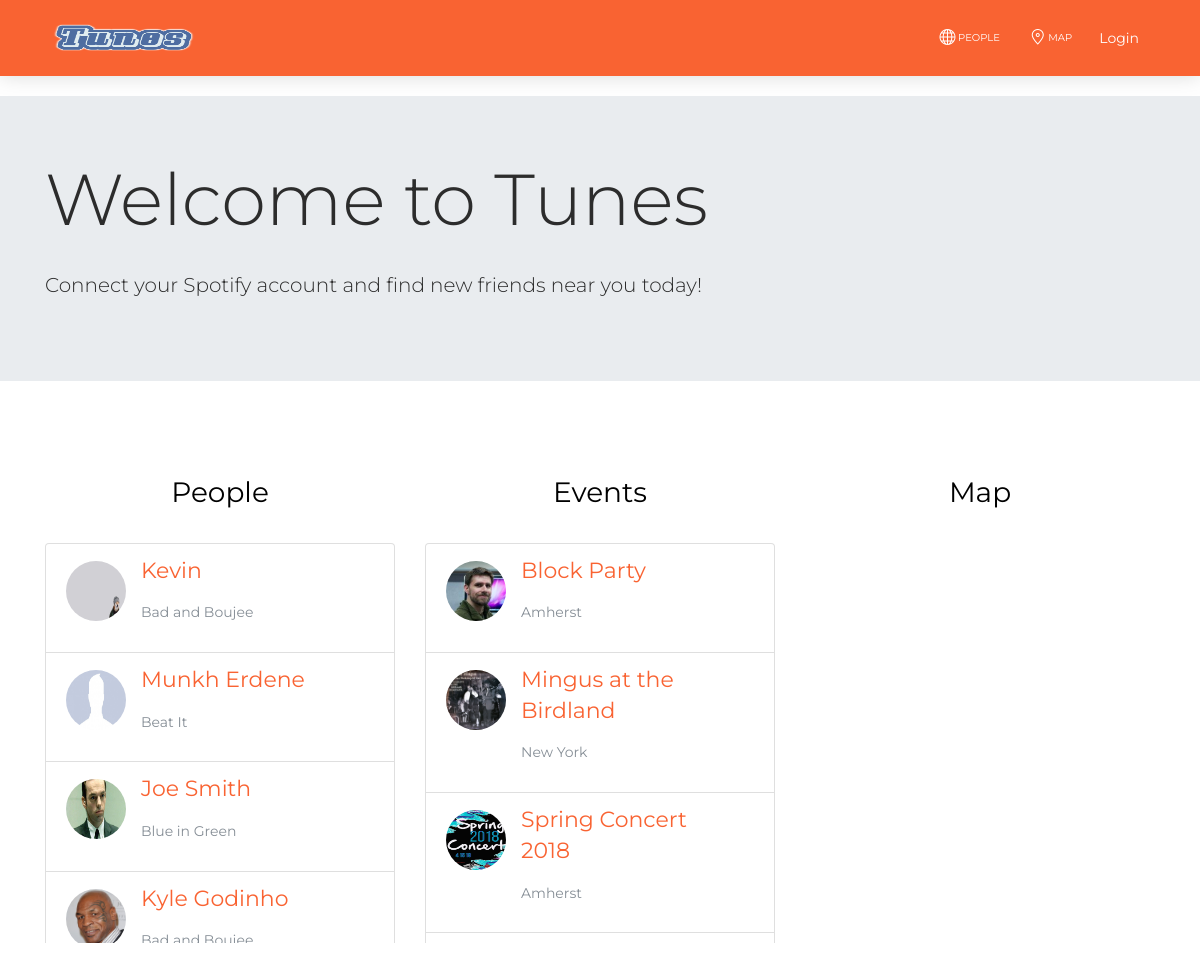
Screenshot of /Tunes/ with the database file from the repository.
### Tunes/models.py (models this page shows, shortened)
class Profile(models.Model):
	id = models.UUIDField(primary_key=True, default=uuid.uuid4, help_text="Unique ID for this user")
	user = models.OneToOneField(User, on_delete=models.CASCADE)
	name = models.CharField(max_length=100)
	bio = models.TextField()
	events_hosting = models.ManyToManyField('Event', related_name = "user_events_hosting", blank = True, null = True)
	events_attending = models.ManyToManyField('Event', related_name = "user_events_attending", blank = True, null = True)
	events_attended = models.ManyToManyField('Event', related_name = "user_events_attended",  blank = True, null = True)
	anthem = models.ForeignKey('Song', on_delete=models.SET_NULL, null = True, related_name = "user_anthem")
	location = models.ForeignKey('Location', on_delete=models.SET_NULL, null = True, related_name = "user_location")
	followers = models.ManyToManyField('Profile', related_name = "user_followers",  blank = True, null = True)
	following = models.ManyToManyField('Profile', related_name = "user_following",  blank = True, null = True)
	rotation = models.ManyToManyField('Album')
	favorite_songs = models.ManyToManyField('Song')
	favorite_genres = models.ManyToManyField('Genre')
	hobbies = models.CharField(max_length=200)
	email = models.EmailField(blank = True, null = True)
	current_song = models.ForeignKey('Song', blank = True, null = True, on_delete=models.SET_NULL, related_name = "user_current_song", help_text="Currently listened to song")
	profile_picture = models.ImageField(upload_to = 'images/users/', default = 'images/default.png', blank = True, null = True)
	playlists = models.ManyToManyField('Playlist', blank = True, null = True, related_name = "playlist_user")
	latitude = models.DecimalField(max_digits=9, decimal_places=6, blank = True, null = True)
	longitude = models.DecimalField(max_digits=9, decimal_places=6, blank = True, null = True)
	def get_absolute_url(self):
		return reverse('user-detail', args=[str(self.id)])

class Song(models.Model):
	name = models.CharField(max_length=100)
	artist = models.ManyToManyField('Artist', related_name="song_artist")
	album = models.ManyToManyField('Album', related_name="song_album")
	embed_code = models.CharField(max_length=250, blank = True, null = True)
	def __str__(self):
		return self.name

class Event(models.Model):
	id = models.UUIDField(primary_key=True, default=uuid.uuid4, help_text="Unique ID for this event")
	name = models.CharField(max_length=100)
	location = models.ForeignKey('Location', blank = True, null = True, on_delete=models.SET_NULL, related_name = "event_location")
	start_time = models.DateTimeField('Start Time', default=datetime.now, help_text="(yyyy-mm-dd hh:mm:ss)")
	end_time = models.DateTimeField('End Time', default=datetime.now, help_text="(yyyy-mm-dd hh:mm:ss)")
	description = models.TextField()
	image = models.ImageField(upload_to = 'images/events/', default = 'images/default.png', blank = True, null = True)
	host = models.ForeignKey('Profile', on_delete=models.CASCADE, related_name = "event_host")
	people = models.ManyToManyField('Profile', related_name = "people_attending")
	other_events = models.ManyToManyField('Event', related_name = "other_events_occuring")
	web_link = models.URLField('Web Link', max_length=250, blank = True, null = True, help_text="(http(s)://...)")
	venue = models.CharField(max_length=100, blank = True, null = True)
	latitude = models.DecimalField(max_digits=9, decimal_places=6, blank = True, null = True)
	longitude = models.DecimalField(max_digits=9, decimal_places=6, blank = True, null = True)
	def get_absolute_url(self):
		return reverse('event-detail', args=[str(self.id)])

class Location(models.Model):
	name = models.CharField(max_length=100, help_text="City Name")
	state = models.CharField(max_length=100)
	def __str__(self):
		return self.name

### Tunes/views.py (the view)
# urls.py: path('', views.index, name='index'),
def index(request):
    num_users = User.objects.all().count()
    num = 0
    users = []
    userhold = User.objects.order_by('?')
    for user in userhold:
        if num >= 6 or num > num_users-1:
            break
        if user.username == 'compsci326':
            continue
        users.append(user)
        num = num + 1
    events = []
    num_events = Event.objects.all().count()
    num = 0
    eventhold = Event.objects.order_by('?')
    for event in eventhold:
        if num >= 6 or num > num_events-1:
            break
        events.append(event)
        num = num + 1
    return render(
    request,
    'index.html',
    context={"user": users, "event": events}
    )

### Tunes/templates/index.html (shortened to what this page needs)
{% extends "base_page.html" %}
{% block content %}
{% load static %}
<div class="jumbotron jumbotron-fluid">
  <div class="container">
    <h1 class="display-3">Welcome to Tunes</h1>
    <p class="lead">Connect your Spotify account and find new friends near you today!</p>
  </div>
</div>
	<div class="container text-center">
		<div class="row justify-content-center">
			<div class="col-md-4">
				<h3><a class="main-col-head" href="{% url 'people' %}">People</a><h3>
					<div class="list-group">
                        {% if user %}
                            {% for u in user %}
                                <a href="{{ u.profile.get_absolute_url }}" class="list-group-item">
        						<img src="{{ u.profile.profile_picture.url }}" class="rounded-circle" alt="{{ u.profile.name }}">
        						<div class="list-text">
        						<h5 class="list-group-item-heading text-primary text-left">{{ u.profile.name }}</h5>
        						<p class="list-group-item-text text-muted text-left">{{ u.profile.anthem }}</p>
        						</div>
        						</a>
                            {% endfor %}
                        {% else %}
                        <p>No Users :(</p>
                        {% endif %}
					</div>
			</div>
			<div class="col-md-4">
				<h3><a class="main-col-head" href="">Events</a><h3>
					<div class="list-group">
                        {% if event %}
                            {% for e in event %}
                                <a href="{{ e.get_absolute_url }}" class="list-group-item">
                                <img src="{{ e.image.url }}" class="rounded-circle" alt="{{ e.name }}">
                                <div class="list-text">
                                <h5 class="list-group-item-heading text-primary text-left">{{ e.name }}</h5>
                                <p class="list-group-item-text text-muted text-left">{{ e.location }}</p>
                                </div>
                                </a>
                            {% endfor %}
                        {% else %}
                        <p>No Events :(</p>
                        {% endif %}
					</div>
			</div>
			<div class="col-md-4">
			<h3><a class="main-col-head" href="{% url 'maps' %}">Map</a><h3>
            {% load leaflet_tags %}
            <head>
            </head>
            <body>
            </body>
			</div>
	</div>
{% endblock %}

### Tunes/static/css/style.css (style rules this page uses)
.col-md-4 { padding-top: 60px; max-width: 100%; max-height: 90%; }
.list-group { min-height: 300px; max-height: 400px; overflow-y: auto; }
.list-group a { font-size: 14px; }
.list-group img { width: 60px; height: 60px; margin-top: 5px; float: left; }
.list-text { float: left; display: inline; padding-left: 15px; max-width: 230px; }
.main-col-head { color: black; }

### rows the page displays
Event: image (picture), name "Block Party", location "Amherst"
Event: image (picture), name "Mingus at the Birdland", location "New York"
Event: image (picture), name "Spring Concert 2018", location "Amherst"

### other values shown
{{ u.profile.name }} "Kevin"
{{ u.profile.anthem }} "Bad and Boujee"
{{ u.profile.name }} "Munkh Erdene"
{{ u.profile.anthem }} "Beat It"
{{ u.profile.name }} "Joe Smith"
{{ u.profile.anthem }} "Blue in Green"
{{ u.profile.name }} "Kyle Godinho"
